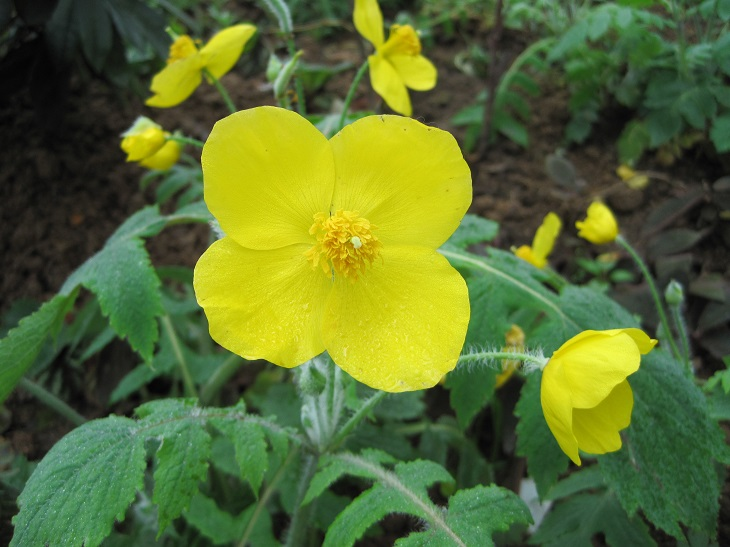
#> input picture img/image.jpg, 730 x 547 px
$ jupyter execute --allow-errors '04_图像特效.ipynb'
#> lines starting #> are read from the running program, lines starting #| are printed output that depends on the picture
[cell 1]
import numpy as np
import matplotlib.pyplot as plt
import cv2

[cell 2]
gray_img = cv2.imread("img/image.jpg", 0)
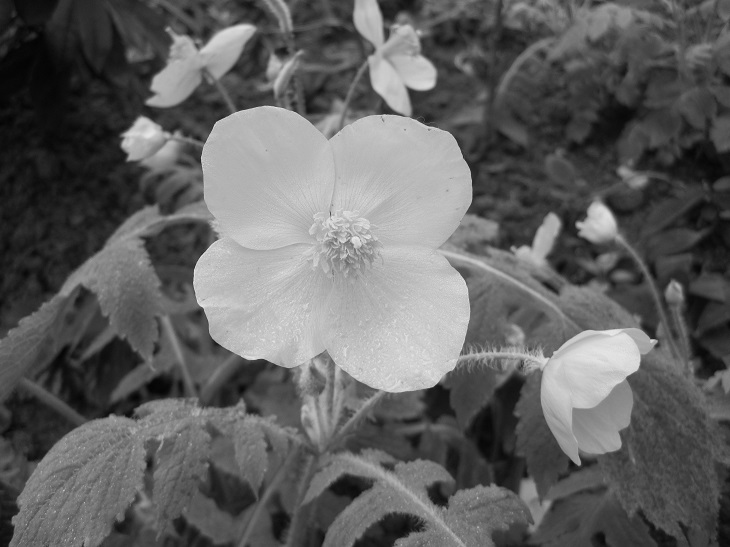
#> gray_img: shape (547, 730); min 4, max 236, mean 96.8
cv2.imwrite("img/gray_image.jpg", gray_img)
plt.imshow(gray_img)
plt.show()

- cvtColor方法

[cell 3]
img = cv2.imread("img/image.jpg", 1) #彩图
#> img is the input picture: shape (547, 730, 3); mean B, G, R 48.7, 109.6, 90.1
dst_gray_image = cv2.cvtColor(img, cv2.COLOR_BGR2GRAY)
bgr_img = cv2.cvtColor(dst_gray_image, cv2.COLOR_GRAY2RGB)
plt.imshow(bgr_img)
plt.show()

- Python代码实现
- gray = (int(b) + int(g) + int(r)) / 3

[cell 4]
def cerate_gray_image(image):
    height = image.shape[0]
#> height = 547
    width = image.shape[1]
#> width = 730

    dst = np.zeros((height, width, 3), np.uint8)
    for i in range(0, height):
        for j in range(0, width):
            (b, g, r) = img[i, j]
            gray = (int(b) + int(g) + int(r)) / 3 #均值作为灰度值
            dst[i, j] = np.uint8(gray)
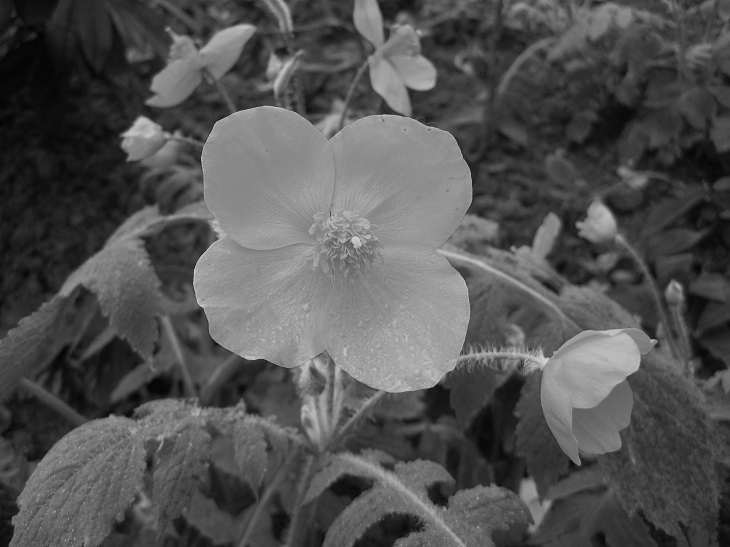
#> dst: shape (547, 730, 3); min 4, max 215, mean 82.5

    plt.imshow(dst)
    plt.show()

cerate_gray_image(img)

- b, g, r乘以特定系数
- 心理学公式：$(b * 0.299 + g * 0.587 + b * 0.114) / 3 $

[cell 5]
def cerate_gray_image_2(image):
    height = image.shape[0]
#> height = 547
    width = image.shape[1]
#> width = 730

    dst = np.zeros((height, width, 3), np.uint8)
    for i in range(0, height):
        for j in range(0, width):
            (b, g, r) = img[i, j]
            b = int(b)
            g = int(g)
            r = int(r)
            gray = (b * 0.299 + g * 0.587 + b * 0.114) / 3 #均值作为灰度值
            dst[i, j] = np.uint8(gray)
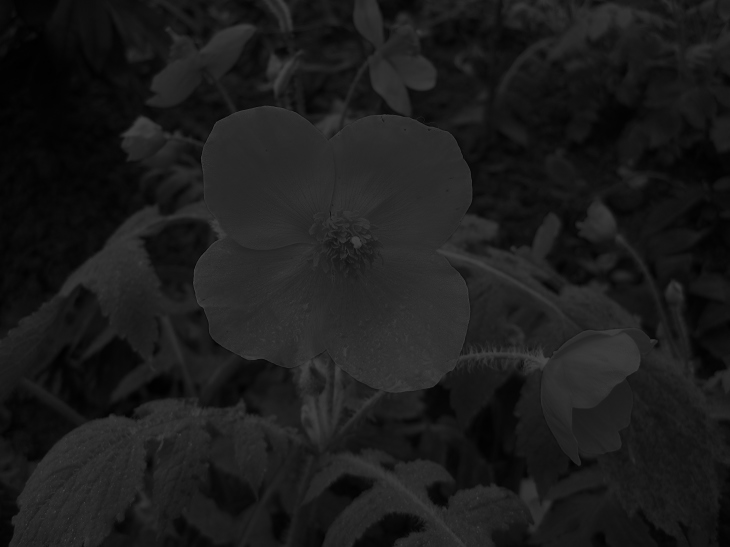
#> dst: shape (547, 730, 3); min 1, max 72, mean 27.7

    plt.imshow(bgr_img)
    plt.show()

cerate_gray_image_2(img)

- 浮点转定点

[cell 6]
def cerate_gray_image_3(image):
    height = image.shape[0]
#> height = 547
    width = image.shape[1]
#> width = 730

    dst = np.zeros((height, width, 3), np.uint8)
    for i in range(0, height):
        for j in range(0, width):
            (b, g, r) = img[i, j]
            b = int(b)
            g = int(g)
            r = int(r)
            gray = (b * 1 + g * 2 + b * 1) / 4 # 1+2+1=4
            dst[i, j] = np.uint8(gray)
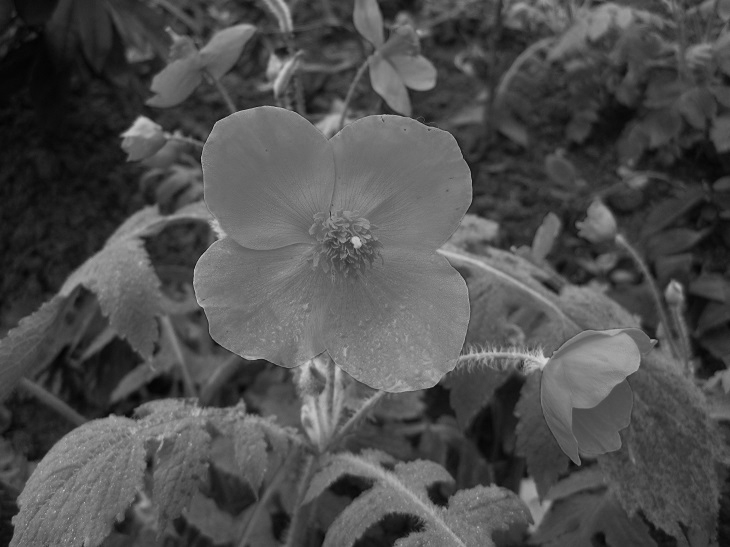
#> dst: shape (547, 730, 3); min 4, max 216, mean 78.9

    plt.imshow(dst)
    plt.show()

cerate_gray_image_3(img)

-  使用移位操作优化

[cell 7]
def cerate_gray_image_4(image):
    height = image.shape[0]
#> height = 547
    width = image.shape[1]
#> width = 730

    dst = np.zeros((height, width, 3), np.uint8)
    for i in range(0, height):
        for j in range(0, width):
            (b, g, r) = img[i, j]
            b = int(b)
            g = int(g)
            r = int(r)
            gray = (b * 1 + (g<<1) + b * 1) >> 2
            dst[i, j] = np.uint8(gray)

    plt.imshow(dst)
    plt.show()

cerate_gray_image_4(img)

## 2.颜色反转

- 灰度图颜色反转

[cell 8]
def flip_gray_image_color(image):
    height = image.shape[0]
#> height = 547
    width = image.shape[1]
#> width = 730

    dst = np.zeros((height, width, 3), np.uint8)
    for i in range(0, height):
        for j in range(0, width):
            grayPixel = image[i, j]
            dst[i, j] = 255 - grayPixel
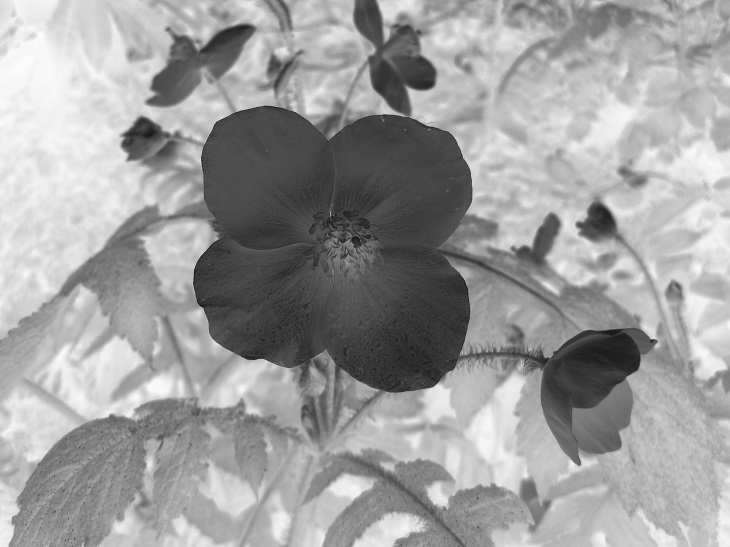
#> dst: shape (547, 730, 3); min 19, max 251, mean 158.2

    plt.imshow(dst)
    plt.show()

flip_gray_image_color(gray_img)

- 彩色图片颜色反转

[cell 9]
def flip_color_image_color(image):
    height = image.shape[0]
#> height = 547
    width = image.shape[1]
#> width = 730

    dst = np.zeros((height, width, 3), np.uint8)
    for i in range(0, height):
        for j in range(0, width):
            (b, g, r) = img[i, j]
            dst[i, j] = (255 - b, 255 - g, 255 - r)
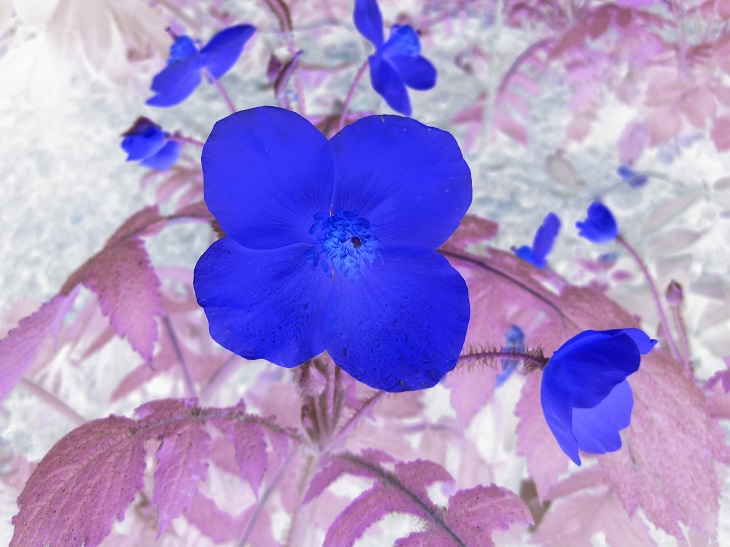
#> dst: shape (547, 730, 3); mean B, G, R 206.3, 145.4, 164.9

    plt.imshow(dst)
    plt.show()

flip_color_image_color(img)

## 3.马赛克

[cell 10]
# 10 * 10
def ma_sai_ke(image):
    for m in range(100, 300):
        for n in range(100, 200):
            if m % 10 == 0 and n % 10 == 0:
                for i in range(0, 10):
                    for j in range(0, 10):
                        (b, g, r) = image[m, n]
                        image[i+m, j+n] = (b, g, r)


    bgr_img = cv2.cvtColor(image, cv2.COLOR_BGR2RGB)
    plt.imshow(bgr_img)
    plt.show()

ma_sai_ke(img)

## 4.毛玻璃

[cell 11]
# 随机填充
def mao_bo_li(image):
    height = image.shape[0]
#> height = 547
    width = image.shape[1]
#> width = 730
    mm = 8
    dst = np.zeros((height, width, 3), np.uint8)

    for m in range(0, height-mm): #防止越界
        for n in range(0, width-mm):
            index = int(np.random.random() * 8) # 0~8
            (b, g, r) = image[m+index, n+index]
            dst[m, n] = (b, g, r)
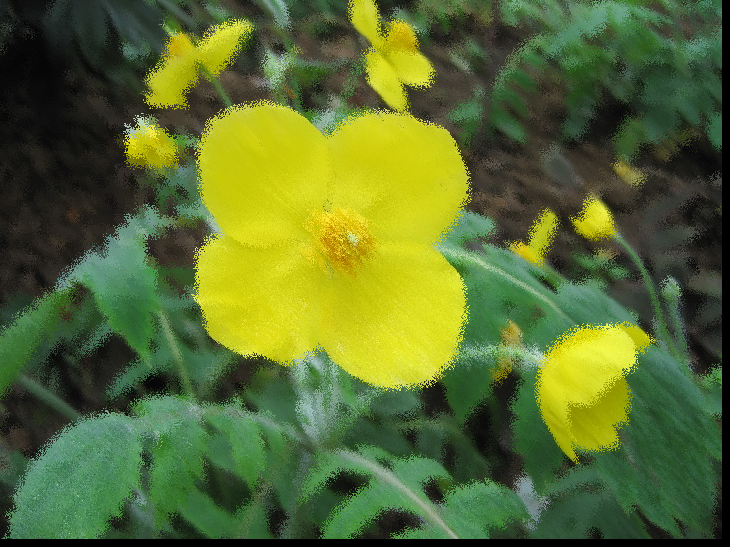
#> dst: shape (547, 730, 3); mean B, G, R 47.4, 107.6, 88.7

    bgr_img = cv2.cvtColor(dst, cv2.COLOR_BGR2RGB)
    plt.imshow(bgr_img)
    plt.show()

mao_bo_li(img)

## 5.图片融合
$dst = src1 * a + src2 *(1-a)$

[cell 12]
img0 = cv2.imread("img/image0.JPG", 1)
img1 = cv2.imread("img/image1.JPG", 1)
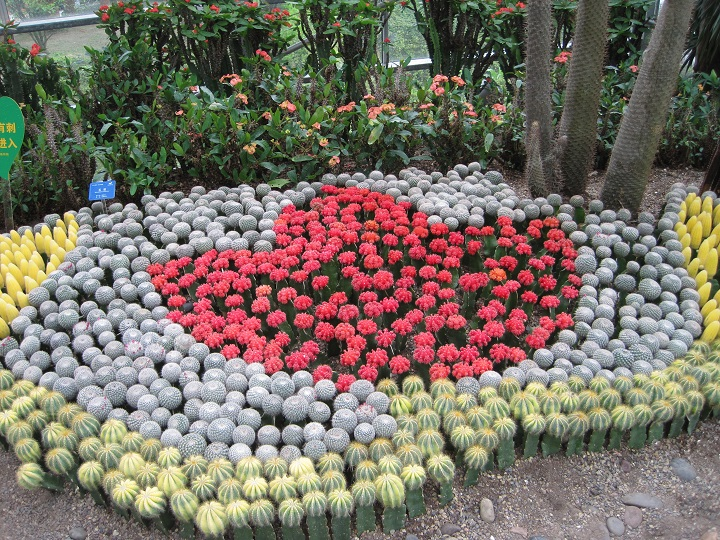
#> input picture img/image1.JPG, 720 x 540 px
#> img1 is the input picture: shape (540, 720, 3); mean B, G, R 101.2, 112.2, 121.6

#> (the rest of this cell did not finish here and is left out)

## 6.边缘检测

[cell 13]
def edge_test():
    img = cv2.imread("img/image.jpg", 1)
    gray = cv2.cvtColor(img, cv2.COLOR_BGR2GRAY)
    height = img.shape[0]
#> height = 547
    width = img.shape[1]

    imgG = cv2.GaussianBlur(gray, (3, 3), 0)
    dst = cv2.Canny(img, 50, 5)
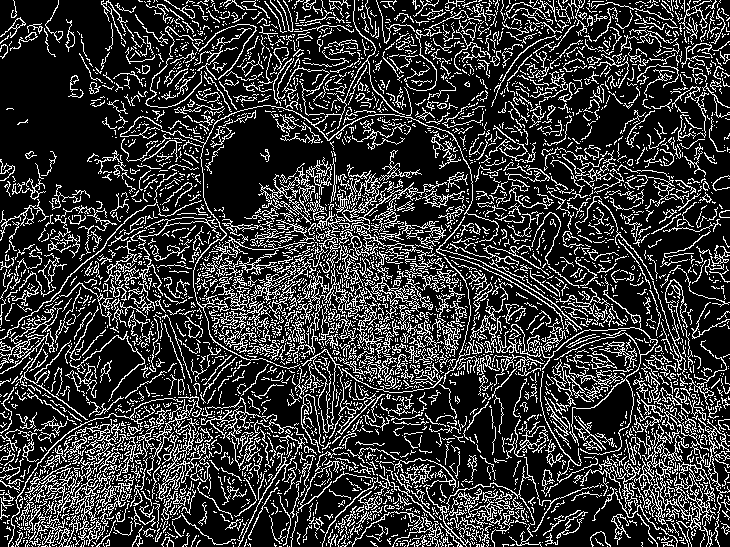
#> dst: shape (547, 730); 21.6% white in thin lines or dots

    plt.imshow(dst)
    plt.show()

edge_test()
